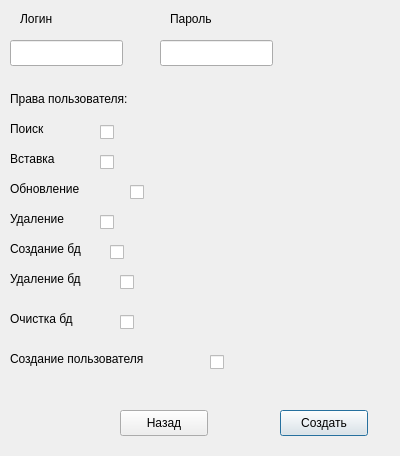
<?xml version="1.0" encoding="UTF-8"?>
<ui version="4.0">
 <class>CreateUserDialog</class>
 <widget class="QDialog" name="CreateUserDialog">
  <property name="geometry">
   <rect>
    <x>0</x>
    <y>0</y>
    <width>400</width>
    <height>456</height>
   </rect>
  </property>
  <property name="windowTitle">
   <string>Dialog</string>
  </property>
  <widget class="QLineEdit" name="lineEdit">
   <property name="geometry">
    <rect>
     <x>10</x>
     <y>40</y>
     <width>113</width>
     <height>26</height>
    </rect>
   </property>
  </widget>
  <widget class="QLabel" name="label">
   <property name="geometry">
    <rect>
     <x>20</x>
     <y>10</y>
     <width>66</width>
     <height>18</height>
    </rect>
   </property>
   <property name="text">
    <string>Логин</string>
   </property>
  </widget>
  <widget class="QLabel" name="label_2">
   <property name="geometry">
    <rect>
     <x>170</x>
     <y>10</y>
     <width>66</width>
     <height>18</height>
    </rect>
   </property>
   <property name="text">
    <string>Пароль</string>
   </property>
  </widget>
  <widget class="QLineEdit" name="lineEdit_2">
   <property name="geometry">
    <rect>
     <x>160</x>
     <y>40</y>
     <width>113</width>
     <height>26</height>
    </rect>
   </property>
  </widget>
  <widget class="QLabel" name="label_3">
   <property name="geometry">
    <rect>
     <x>10</x>
     <y>90</y>
     <width>161</width>
     <height>18</height>
    </rect>
   </property>
   <property name="text">
    <string>Права пользователя:</string>
   </property>
  </widget>
  <widget class="QLabel" name="label_4">
   <property name="geometry">
    <rect>
     <x>10</x>
     <y>120</y>
     <width>66</width>
     <height>18</height>
    </rect>
   </property>
   <property name="text">
    <string>Поиск</string>
   </property>
  </widget>
  <widget class="QLabel" name="label_5">
   <property name="geometry">
    <rect>
     <x>10</x>
     <y>150</y>
     <width>66</width>
     <height>18</height>
    </rect>
   </property>
   <property name="text">
    <string>Вставка</string>
   </property>
  </widget>
  <widget class="QLabel" name="label_6">
   <property name="geometry">
    <rect>
     <x>10</x>
     <y>210</y>
     <width>81</width>
     <height>18</height>
    </rect>
   </property>
   <property name="text">
    <string>Удаление</string>
   </property>
  </widget>
  <widget class="QLabel" name="label_7">
   <property name="geometry">
    <rect>
     <x>10</x>
     <y>180</y>
     <width>91</width>
     <height>18</height>
    </rect>
   </property>
   <property name="text">
    <string>Обновление</string>
   </property>
  </widget>
  <widget class="QLabel" name="label_8">
   <property name="geometry">
    <rect>
     <x>10</x>
     <y>240</y>
     <width>101</width>
     <height>18</height>
    </rect>
   </property>
   <property name="text">
    <string>Создание бд</string>
   </property>
  </widget>
  <widget class="QLabel" name="label_9">
   <property name="geometry">
    <rect>
     <x>10</x>
     <y>270</y>
     <width>91</width>
     <height>18</height>
    </rect>
   </property>
   <property name="text">
    <string>Удаление бд</string>
   </property>
  </widget>
  <widget class="QLabel" name="label_10">
   <property name="geometry">
    <rect>
     <x>10</x>
     <y>310</y>
     <width>91</width>
     <height>18</height>
    </rect>
   </property>
   <property name="text">
    <string>Очистка бд</string>
   </property>
  </widget>
  <widget class="QLabel" name="label_11">
   <property name="geometry">
    <rect>
     <x>10</x>
     <y>350</y>
     <width>171</width>
     <height>18</height>
    </rect>
   </property>
   <property name="text">
    <string>Создание пользователя</string>
   </property>
  </widget>
  <widget class="QPushButton" name="createButton">
   <property name="geometry">
    <rect>
     <x>280</x>
     <y>410</y>
     <width>88</width>
     <height>26</height>
    </rect>
   </property>
   <property name="text">
    <string>Создать</string>
   </property>
  </widget>
  <widget class="QPushButton" name="backButton">
   <property name="geometry">
    <rect>
     <x>120</x>
     <y>410</y>
     <width>88</width>
     <height>26</height>
    </rect>
   </property>
   <property name="text">
    <string>Назад</string>
   </property>
  </widget>
  <widget class="QCheckBox" name="search_cb">
   <property name="geometry">
    <rect>
     <x>100</x>
     <y>120</y>
     <width>92</width>
     <height>24</height>
    </rect>
   </property>
   <property name="text">
    <string/>
   </property>
  </widget>
  <widget class="QCheckBox" name="clear_bd_cb">
   <property name="geometry">
    <rect>
     <x>120</x>
     <y>310</y>
     <width>92</width>
     <height>24</height>
    </rect>
   </property>
   <property name="text">
    <string/>
   </property>
  </widget>
  <widget class="QCheckBox" name="delete_bd_cb">
   <property name="geometry">
    <rect>
     <x>120</x>
     <y>270</y>
     <width>92</width>
     <height>24</height>
    </rect>
   </property>
   <property name="text">
    <string/>
   </property>
  </widget>
  <widget class="QCheckBox" name="create_bd_cb">
   <property name="geometry">
    <rect>
     <x>110</x>
     <y>240</y>
     <width>92</width>
     <height>24</height>
    </rect>
   </property>
   <property name="text">
    <string/>
   </property>
  </widget>
  <widget class="QCheckBox" name="delete_cb">
   <property name="geometry">
    <rect>
     <x>100</x>
     <y>210</y>
     <width>92</width>
     <height>24</height>
    </rect>
   </property>
   <property name="text">
    <string/>
   </property>
  </widget>
  <widget class="QCheckBox" name="update_cb">
   <property name="geometry">
    <rect>
     <x>130</x>
     <y>180</y>
     <width>92</width>
     <height>24</height>
    </rect>
   </property>
   <property name="text">
    <string/>
   </property>
  </widget>
  <widget class="QCheckBox" name="insert_cb">
   <property name="geometry">
    <rect>
     <x>100</x>
     <y>150</y>
     <width>92</width>
     <height>24</height>
    </rect>
   </property>
   <property name="text">
    <string/>
   </property>
  </widget>
  <widget class="QCheckBox" name="create_user_cb">
   <property name="geometry">
    <rect>
     <x>210</x>
     <y>350</y>
     <width>92</width>
     <height>24</height>
    </rect>
   </property>
   <property name="text">
    <string/>
   </property>
  </widget>
 </widget>
 <resources/>
 <connections/>
</ui>
